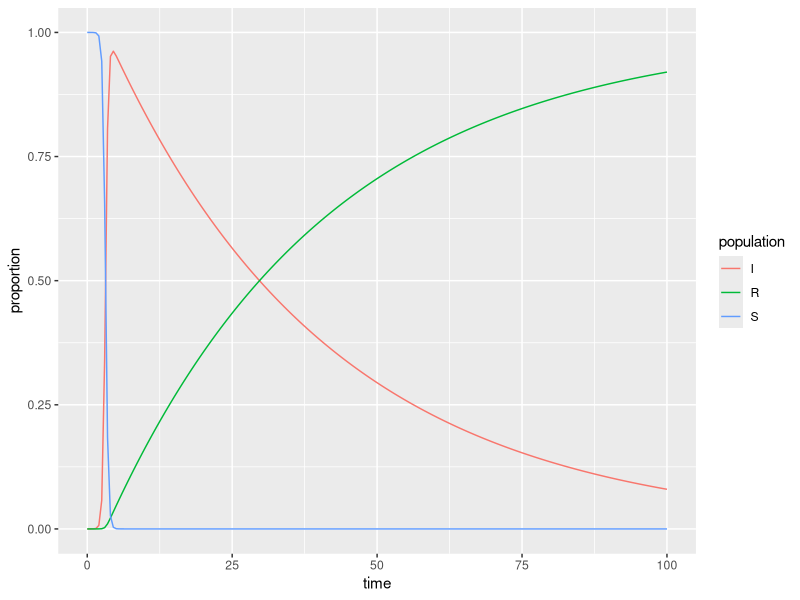

Here is the R script that generated this plot:
## ---- chunk 1
#| message: false
#| warning: false
library(tidyverse)
library(deSolve)
## ---- chunk 2
# Proportion in each compartment: Susceptible 0.999999, Infected 0.000001, Recovered 0 (these are directly from the example linked above) ----
init <- c(S = 1-1e-6, I = 1e-6, R = 0.0)

# beta: infection parameter; gamma: recovery parameter ----
parameters <- c(beta = 4.316, gamma = 0.0261)

# time frame ----
times <- seq(0, 100, by = 0.5)
## ---- chunk 3
# Build the function with all ----
sir <- function(time, init, parameters) {

  with(as.list(c(init, parameters)), {
    dS <- -beta * S * I
    dI <-  beta * S * I - gamma * I
    dR <-  gamma * I
    
    return(list(c(dS, dI, dR)))
    
  })
  
}
## ---- chunk 4
# Solve using `deSolve::ode()` ----
approximation <- ode(y = init, times = times, func = sir, parms = parameters)
## ---- chunk 5
# Get output into a data frame ----
approx_df <- as.data.frame(approximation)

# Pivot longer so R will do the work for us ----
approx_long <- approx_df %>% 
  pivot_longer(cols = S:R, names_to = "population", values_to = "proportion")
## ---- chunk 6
ggplot(data = approx_long, aes(x = time, y = proportion)) +
  geom_line(aes(color = population))
